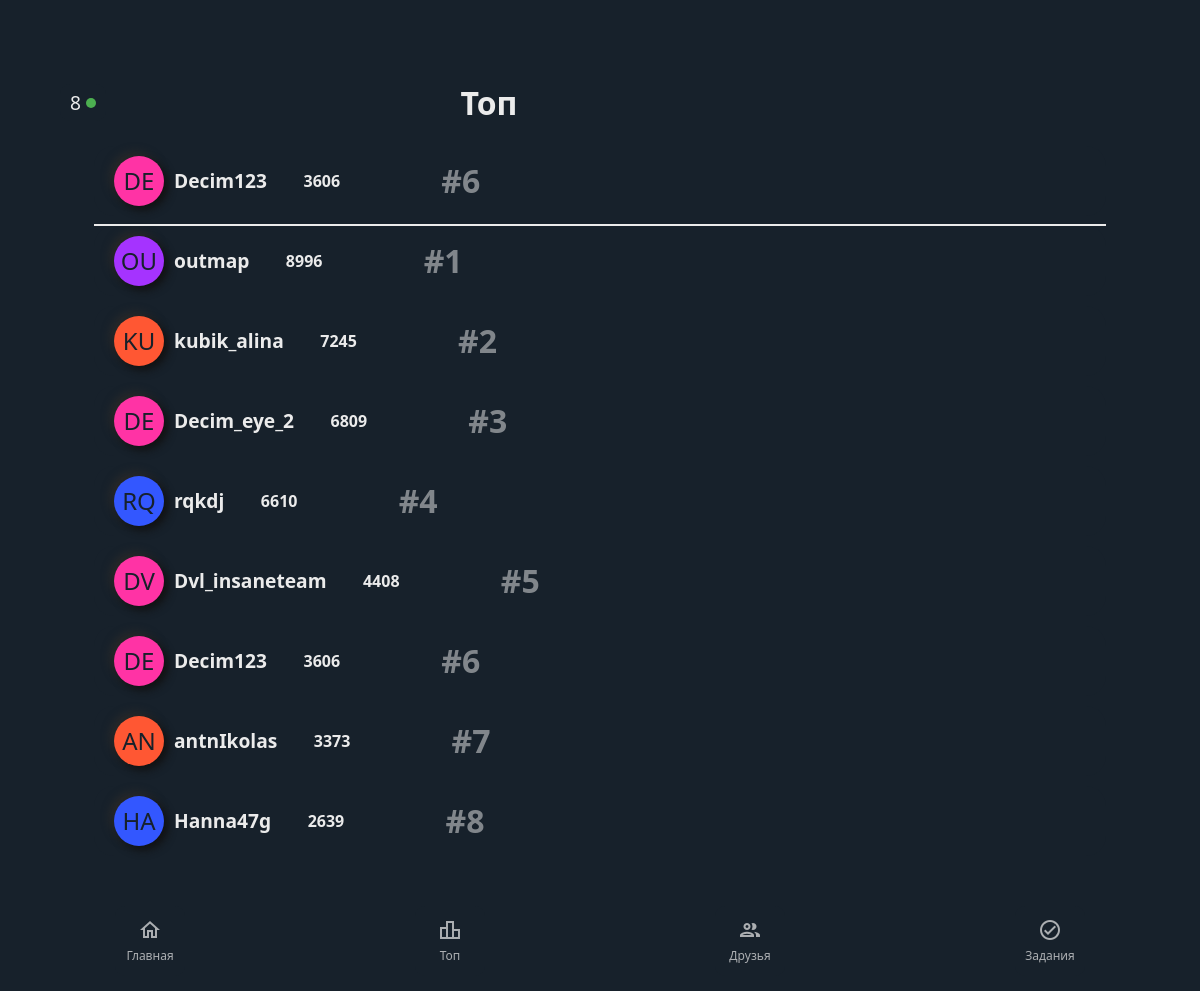
The app's page /leaderboard?tg_id=709228785 with its own data.
### tables this page shows
CREATE TABLE users (
            id INTEGER PRIMARY KEY AUTOINCREMENT,
            tg_id TEXT UNIQUE NOT NULL,
            username TEXT NOT NULL,
            coins INTEGER DEFAULT 0,
            leaderboard_place INTEGER DEFAULT 0,
            available_tasks TEXT,
            completed_tasks TEXT,
            lang TEXT DEFAULT 'en',
            wallet TEXT,
            ref INTEGER DEFAULT 0,
            ref_names TEXT
        );

### mini_app/app.py (the view)
@app.route('/leaderboard')
def leaderboard():
    tg_id = request.args.get('tg_id')
    user = get_user_by_tg_id(tg_id)
    lang = user[7] if user else 'en'
    translation = get_translation(lang)
    if not user:
        logging.debug(f"User with tg_id={tg_id} not found.")
    top_users = get_top_users()
    user_rank = get_user_rank(tg_id) if user else None
    total_users = get_total_users()
    logging.debug(f"User: {user}, Top Users: {top_users}, User Rank: {user_rank}, Total Users: {total_users}")
    return render_template('leaderboard.html', user=user, top_users=top_users, user_rank=user_rank, total_users=total_users, translation=translation)

### mini_app/app.py (called while the page is built)
def get_translation(lang):
    if lang not in ['en', 'ru', 'es']:
        lang = 'en'
    lexicon_module = importlib.import_module(f'translations.LEXICON_{lang.upper()}')
    return lexicon_module.LEXICON

def initials_color(initials):
    colors = {
        'A': '#FF5733', 'B': '#33FF57', 'C': '#3357FF', 'D': '#FF33A5', 'E': '#A533FF',
        'F': '#FF5733', 'G': '#33FF57', 'H': '#3357FF', 'I': '#FF33A5', 'J': '#A533FF',
        'K': '#FF5733', 'L': '#33FF57', 'M': '#3357FF', 'N': '#FF33A5', 'O': '#A533FF',
        'P': '#FF5733', 'Q': '#33FF57', 'R': '#3357FF', 'S': '#FF33A5', 'T': '#A533FF',
        'U': '#FF5733', 'V': '#33FF57', 'W': '#3357FF', 'X': '#FF33A5', 'Y': '#A533FF',
        'Z': '#FF5733'
    }
    return colors.get(initials[0].upper(), '#333333')

### mini_app/database.py (called while the page is built)
def get_user_by_tg_id(tg_id):
    conn = sqlite3.connect('users.db')
    cursor = conn.cursor()
    cursor.execute('SELECT * FROM users WHERE tg_id = ?', (tg_id,))
    user = cursor.fetchone()
    conn.close()
    return user

def get_top_users(limit=500):
    logging.debug(f"Getting top {limit} users by coins")
    conn = sqlite3.connect('users.db')
    cursor = conn.cursor()
    cursor.execute('''
        SELECT tg_id, username, coins
        FROM users
        ORDER BY coins DESC
        LIMIT ?
    ''', (limit,))
    top_users = cursor.fetchall()
    conn.close()
    return top_users

def get_user_rank(tg_id):
    logging.debug(f"Getting rank for user: tg_id={tg_id}")
    conn = sqlite3.connect('users.db')
    cursor = conn.cursor()
    cursor.execute('''
        SELECT COUNT(*)
        FROM users
        WHERE coins > (SELECT coins FROM users WHERE tg_id = ?)
    ''', (tg_id,))
    rank = cursor.fetchone()[0] + 1
    conn.close()
    return rank

def get_total_users():
    logging.debug("Getting total number of users")
    conn = sqlite3.connect('users.db')
    cursor = conn.cursor()
    cursor.execute('SELECT COUNT(*) FROM users')
    total_users = cursor.fetchone()[0]
    conn.close()
    return total_users

### mini_app/templates/leaderboard.html (shortened to what this page needs)
<!DOCTYPE html>
<html lang="en">
<head>
    <link rel="stylesheet" href="{{ url_for('static', filename='css/leaderboard.css') }}">
</head>
<body>
    <div class="container">
        <div class="header">
            <div class="total-users-container">
                <div class="total-users">
                    {{ total_users }}
                    <div class="green-circle"></div>
                </div>
            </div>
            <h1>{{ translation['leaderboard'] }}</h1>
        </div>
        {% if user and user[2] %}
        <div class="current-user">
            <div class="user-avatar-initials" style="background-color: {{ user[2][:2]|initials_color }};">{{ user[2][:2].upper() }}</div>
            <div class="user-info">
                <span class="username">{{ user[2] }}</span>
                <span class="coins">{{ user[3] }} {{ translation['currency'] }}</span>
                <span class="user-rank">#{{ user_rank }}</span>
            </div>
        </div>
        {% endif %}
        <div class="leaderboard">
            {% for top_user in top_users %}
                <div class="leaderboard-item">
                    <div class="user-avatar-initials" style="background-color: {{ top_user[1][:2]|initials_color }};">{{ top_user[1][:2].upper() }}</div>
                    <div class="user-info">
                        <span class="username">{{ top_user[1] }}</span>
                        <span class="coins">{{ top_user[2] }} {{ translation['currency'] }}</span>
                        <span class="user-rank">#{{ loop.index }}</span>
                    </div>
                </div>
            {% endfor %}
        </div>
    </div>
    <div class="bottom-nav">
        <div class="nav-item" data-target="/main">
            <span class="material-icons-outlined">home</span>
            <span>{{ translation['home'] }}</span>
        </div>
        <div class="nav-item" data-target="/leaderboard">
            <span class="material-icons-outlined">leaderboard</span>
            <span>{{ translation['leaderboard'] }}</span>
        </div>
        <div class="nav-item" data-target="/friends">
            <span class="material-icons-outlined">group</span>
            <span>{{ translation['friends'] }}</span>
        </div>
        <div class="nav-item" data-target="/tasks">
            <span class="material-icons-outlined">check_circle_outline</span>
            <span>{{ translation['tasks'] }}</span>
        </div>
    </div>
</body>
</html>

### mini_app/static/css/leaderboard.css (style rules this page uses)
body { font-family: 'Segoe UI', Tahoma, Geneva, Verdana, sans-serif; background-color: rgb(23, 33, 43); display: flex; flex-direction: column; justify-content: space-between; height: 100vh; margin: 0; padding: 0; color: rgb(235, 235, 235); }
.container { text-align: center; padding: 5%; flex: 1; overflow-y: auto; margin-bottom: -3%; background-color: rgb(23, 33, 43); }
.header { display: flex; justify-content: left; align-items: center; margin-bottom: 0%; background-color: rgb(23, 33, 43); }
h1 { position: relative; left: 35%; transform: translateX(-50%); color: rgb(235, 235, 235); }
.total-users-container { display: flex; align-items: center; margin-bottom: 0px; }
.total-users { background-color: rgb(23, 33, 43); color: rgb(235, 235, 235); font-size: 1.2em; padding: 5px 10px; border-radius: 10px; display: inline-block; margin-right: 5px; display: flex; align-items: center; }
.green-circle { background-color: #4CAF50; width: 10px; height: 10px; border-radius: 50%; margin-left: 5px; }
.current-user { display: flex; align-items: center; justify-content: space-between; background: rgb(23, 33, 43); border-radius: 20px; padding: 10px 20px; margin-bottom: 0px; width: 100%; max-width: 90%; margin: 0px auto; position: relative; }
.current-user::after { content: ''; position: absolute; bottom: -10px; left: 50%; transform: translateX(-50%); width: 100%; height: 2px; background: rgb(235, 235, 235); }
.leaderboard-item { display: flex; align-items: center; background: rgb(23, 33, 43); border-radius: 20px; padding: 10px 20px; margin-bottom: 10px; width: 100%; max-width: 90%; margin: 10px auto; }
.user-avatar-initials { color: rgb(23, 33, 43); background-color: rgb(235, 235, 235); width: 50px; height: 50px; border-radius: 50%; display: flex; align-items: center; justify-content: center; font-size: 1.5em; margin-right: 10px; box-shadow: 4px 4px 8px #111, -4px -4px 8px #2a2a2a; }
.user-info { display: flex; align-items: center; flex: 1; }
.username { font-weight: bold; font-size: 1.2em; margin-right: 4%; display: inline-block; max-width: 30%; white-space: nowrap; overflow: hidden; text-overflow: ellipsis; color: rgb(235, 235, 235); }
.coins { font-size: 100%; margin-right: 10px; font-weight: bold; color: rgb(235, 235, 235); }
.user-rank { font-size: 2em; font-weight: bold; opacity: 0.5; height: 90%; display: flex; align-items: self-end; padding-left: 10%; color: rgb(235, 235, 235); }
.bottom-nav { display: flex; justify-content: space-around; align-items: center; background-color: rgb(23, 33, 43); padding: 10px 0; margin: 0; border-top: 1px solid rgb(23, 33, 43); }
.nav-item { display: flex; flex-direction: column; align-items: center; justify-content: center; text-align: center; color: rgb(235, 235, 235); font-size: 12px; transition: transform 0.2s; background: rgb(23, 33, 43); border-radius: 10px; padding: 10px; width: 50px; height: 50px; margin: 5px; }
.nav-item .material-icons-outlined { font-size: 24px; margin-bottom: 5px; color: rgb(235, 235, 235); }
.nav-item span { opacity: 0.7; }

### records on screen
users: username "DE", username "Decim123", coins "3606"
users: username "OU", username "outmap", coins "8996"
users: username "KU", username "kubik_alina", coins "7245"
users: username "DE", username "Decim_eye_2", coins "6809"
users: username "RQ", username "rqkdj", coins "6610"
users: username "DV", username "Dvl_insaneteam", coins "4408"
users: username "AN", username "antnIkolas", coins "3373"
users: username "HA", username "Hanna47g", coins "2639"

### other values on screen
{{ total_users }} "8"
{{ translation['leaderboard'] }} "Топ"
{{ user_rank }} "6"
{{ translation['home'] }} "Главная"
{{ translation['friends'] }} "Друзья"
{{ translation['tasks'] }} "Задания"
